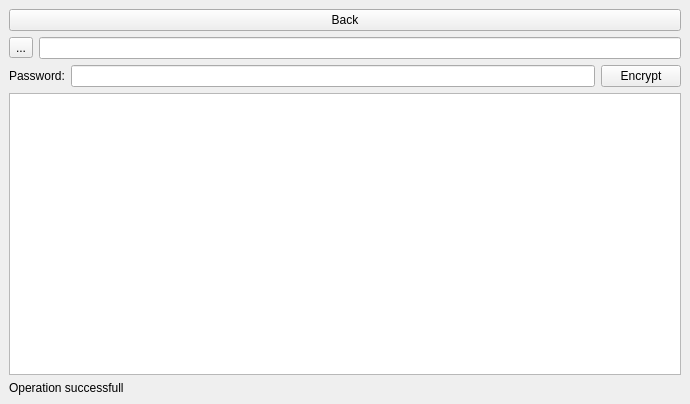
<?xml version="1.0" encoding="UTF-8"?>
<ui version="4.0">
 <class>MainWindow</class>
 <widget class="QMainWindow" name="MainWindow">
  <property name="geometry">
   <rect>
    <x>0</x>
    <y>0</y>
    <width>690</width>
    <height>404</height>
   </rect>
  </property>
  <property name="windowTitle">
   <string>JET</string>
  </property>
  <widget class="QWidget" name="centralwidget">
   <layout class="QVBoxLayout" name="verticalLayout">
    <item>
     <layout class="QHBoxLayout" name="horizontalLayout_5">
      <item>
       <widget class="QPushButton" name="pushButton_2">
        <property name="text">
         <string>Back</string>
        </property>
       </widget>
      </item>
     </layout>
    </item>
    <item>
     <layout class="QHBoxLayout" name="horizontalLayout">
      <item>
       <widget class="QToolButton" name="toolButton">
        <property name="text">
         <string>...</string>
        </property>
       </widget>
      </item>
      <item>
       <widget class="QLineEdit" name="lineEdit"/>
      </item>
     </layout>
    </item>
    <item>
     <layout class="QHBoxLayout" name="horizontalLayout_4">
      <item>
       <widget class="QLabel" name="label_2">
        <property name="text">
         <string>Password:</string>
        </property>
       </widget>
      </item>
      <item>
       <widget class="QLineEdit" name="lineEdit_2"/>
      </item>
      <item>
       <widget class="QPushButton" name="pushButton">
        <property name="text">
         <string>Encrypt</string>
        </property>
       </widget>
      </item>
     </layout>
    </item>
    <item>
     <layout class="QHBoxLayout" name="horizontalLayout_2">
      <item>
       <widget class="QTextEdit" name="textEdit"/>
      </item>
     </layout>
    </item>
    <item>
     <layout class="QHBoxLayout" name="horizontalLayout_3">
      <item>
       <widget class="QLabel" name="label">
        <property name="text">
         <string>Operation successfull</string>
        </property>
       </widget>
      </item>
     </layout>
    </item>
   </layout>
  </widget>
  <action name="actionAbout_JET">
   <property name="text">
    <string>About JET</string>
   </property>
  </action>
 </widget>
 <resources/>
 <connections/>
</ui>
